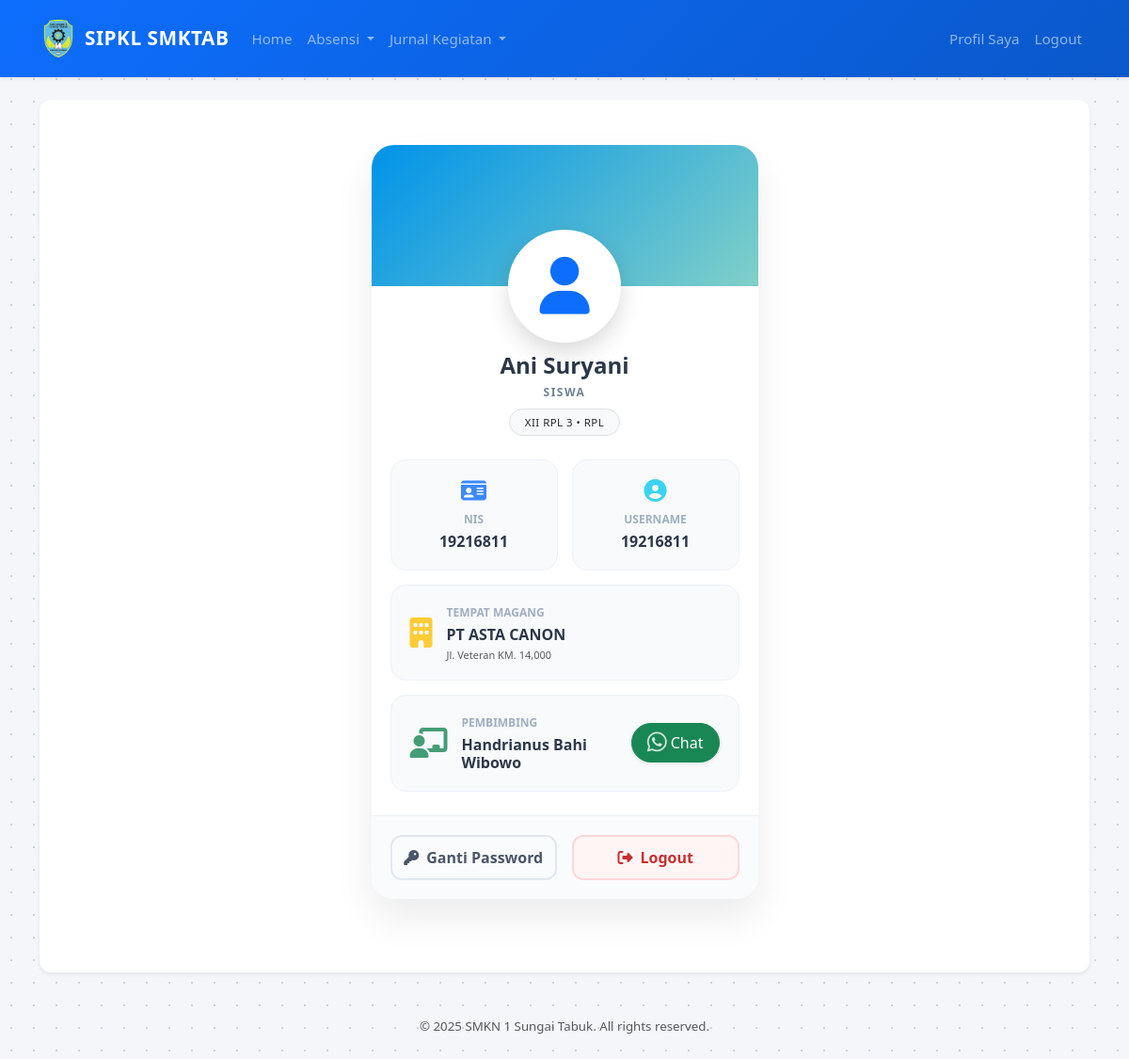
Page /index.php?page=profil (signed in) on the committed database.
### tables this page shows
CREATE TABLE `siswa` (
  `id_siswa` int(11) NOT NULL,
  `nis` varchar(20) NOT NULL,
  `nama_lengkap` varchar(100) NOT NULL,
  `jurusan` varchar(50) DEFAULT NULL,
  `kelas` varchar(10) DEFAULT NULL,
  `id_perusahaan` int(11) DEFAULT NULL,
  `id_pembimbing` int(11) DEFAULT NULL
);

CREATE TABLE `users` (
  `id` int(11) NOT NULL,
  `username` varchar(50) NOT NULL,
  `password` varchar(255) NOT NULL,
  `role` enum('admin','siswa','pembimbing') NOT NULL,
  `id_ref` int(11) DEFAULT NULL
);

CREATE TABLE `perusahaan` (
  `id_perusahaan` int(11) NOT NULL,
  `nama_perusahaan` varchar(100) NOT NULL,
  `alamat` text DEFAULT NULL,
  `kontak_person` varchar(100) DEFAULT NULL,
  `no_telp` varchar(20) DEFAULT NULL,
  `hari_kerja` varchar(50) NOT NULL DEFAULT '1,2,3,4,5'
);

CREATE TABLE `pembimbing` (
  `id_pembimbing` int(11) NOT NULL,
  `nip` varchar(30) DEFAULT NULL,
  `nama_guru` varchar(100) NOT NULL,
  `no_telp` varchar(20) DEFAULT NULL
);

### pages/profil.php (the view, shortened to what this page needs)
<?php
$user_id = $_SESSION['user_id'];
$id_ref = $_SESSION['id_ref'];
$role = $_SESSION['role'];
$profil_data = [];
$username = "";
$theme_color = 'primary';
if ($role == 'siswa') {
    $theme_color = 'primary';
} elseif ($role == 'pembimbing') {
    $theme_color = 'success';
    $bg_gradient = 'linear-gradient(135deg, #11998e 0%, #38ef7d 100%)';
}
try {
    $stmt = $pdo->prepare("SELECT username FROM users WHERE id = :id");
    $stmt->execute(['id' => $user_id]);
    $user = $stmt->fetch(PDO::FETCH_ASSOC);
    $username = $user['username'];
    if ($role == 'siswa') {
        $stmt = $pdo->prepare("SELECT s.nis, s.nama_lengkap, s.jurusan, s.kelas,
                       p.nama_perusahaan, p.alamat as alamat_perusahaan,
                       g.nama_guru, g.no_telp as telp_guru
                FROM siswa s
                LEFT JOIN perusahaan p ON s.id_perusahaan = p.id_perusahaan
                LEFT JOIN pembimbing g ON s.id_pembimbing = g.id_pembimbing
                WHERE s.id_siswa = :id");
        $stmt->execute(['id' => $id_ref]);
        $profil_data = $stmt->fetch(PDO::FETCH_ASSOC);
    } elseif ($role == 'admin') {
        $profil_data = ['nama_lengkap' => 'Administrator'];
    }
} catch (PDOException $e) { echo "Error: " . $e->getMessage(); }
$display_name = $username;
if ($role == 'siswa' && !empty($profil_data['nama_lengkap'])) $display_name = $profil_data['nama_lengkap'];
elseif ($role == 'pembimbing' && !empty($profil_data['nama_guru'])) $display_name = $profil_data['nama_guru'];
elseif ($role == 'admin') $display_name = "Administrator";
?>
<div class="row justify-content-center">
    <div class="col-lg-5 col-md-8 col-sm-12">
        <div class="profile-card">
            <div class="profile-cover">
                <div class="profile-avatar">
                    <i class="fas fa-user fa-4x text-<?php echo $theme_color; ?>"></i>
                </div>
            </div>
            <div class="profile-info">
                <h2 class="user-name"><?php echo htmlspecialchars($display_name); ?></h2>
                <div class="user-role"><?php echo ucfirst($role); ?></div>
                <?php if ($role == 'siswa'): ?>
                    <div class="mt-2 badge bg-light text-dark border px-3 py-2 rounded-pill">
                        <?php echo htmlspecialchars($profil_data['kelas'] . " • " . $profil_data['jurusan']); ?>
                    </div>
                <?php endif; ?>
            </div>
            <?php if ($role == 'siswa'): ?>
            <div class="info-grid">
                <div class="data-box">
                    <i class="fas fa-id-card text-primary"></i>
                    <span class="data-label">NIS</span>
                    <div class="data-value"><?php echo htmlspecialchars($profil_data['nis']); ?></div>
                </div>
                <div class="data-box">
                    <i class="fas fa-user-circle text-info"></i>
                    <span class="data-label">Username</span>
                    <div class="data-value"><?php echo htmlspecialchars($username); ?></div>
                </div>
                <div class="data-box wide">
                    <div class="content-left">
                        <i class="fas fa-building text-warning main-icon"></i>
                        <div>
                            <span class="data-label">Tempat Magang</span>
                            <?php if (!empty($profil_data['nama_perusahaan'])): ?>
                                <div class="data-value"><?php echo htmlspecialchars($profil_data['nama_perusahaan']); ?></div>
                                <small class="text-muted d-block mt-1" style="font-size: 11px; line-height: 1.2;">
                                    <?php echo htmlspecialchars($profil_data['alamat_perusahaan']); ?>
                                </small>
                            <?php else: ?>
                                <div class="text-danger fw-bold small">Belum Penempatan</div>
                            <?php endif; ?>
                        </div>
                    </div>
                </div>
                <div class="data-box wide">
                    <div class="content-left">
                        <i class="fas fa-chalkboard-teacher text-success main-icon"></i>
                        <div>
                            <span class="data-label">Pembimbing</span>
                            <?php if (!empty($profil_data['nama_guru'])): ?>
                                <div class="data-value"><?php echo htmlspecialchars($profil_data['nama_guru']); ?></div>
                            <?php else: ?>
                                <div class="text-danger fw-bold small">Belum Ditentukan</div>
                            <?php endif; ?>
                        </div>
                    </div>
                    <?php if (!empty($profil_data['nama_guru']) && !empty($profil_data['telp_guru'])): ?>
                        <div class="ms-2">
                            <a href="https://wa.me/<?php echo preg_replace('/^0/', '62', preg_replace('/[^0-9]/', '', $profil_data['telp_guru'])); ?>"
                               target="_blank"
                               class="btn btn-success rounded-pill d-flex align-items-center shadow-sm px-3 py-2">
                                <i class="fab fa-whatsapp fa-lg me-1 mt-2"></i> Chat
                            </a>
                        </div>
                    <?php endif; ?>
                </div>
            </div>
            <?php endif; ?>
            <div class="action-area">
                <div class="row g-3">
                    <div class="col-6">
                        <a href="index.php?page=ganti_password" class="btn btn-custom-outline">
                            <i class="fas fa-key me-2"></i> Ganti Password
                        </a>
                    </div>
                    <div class="col-6">
                        <a href="logout.php" class="btn btn-custom-danger">
                            <i class="fas fa-sign-out-alt me-2"></i> Logout
                        </a>
                    </div>
                </div>
            </div>
        </div>
    </div>
</div>

### assets/css/style.css (style rules this page uses)
body { font-family: 'Poppins', sans-serif; background-color: #f4f6f9; color: #444; font-size: 0.95rem; }
h1, h2, h3, h4, h5, h6 { font-weight: 600; color: #2c3e50; }
.badge { padding: 0.5em 0.8em; font-weight: 500; border-radius: 6px; letter-spacing: 0.5px; }
.btn { border-radius: 8px; padding: 8px 16px; font-weight: 500; transition: 0.2s; }
body { background-color: #f5f7fa; background-image: radial-gradient(#cbd5e1 1.5px, transparent 1.5px); background-size: 24px 24px; min-height: 100vh; margin: 0; }

### rows in the picture
siswa: nama_lengkap "Ani Suryani", kelas+jurusan "XII RPL 3 • RPL", nis "19216811", id_perusahaan.nama_perusahaan "PT ASTA CANON", id_perusahaan.alamat "Jl. Veteran KM. 14,000", id_pembimbing.nama_guru "Handrianus Bahi Wibowo"
users: username "19216811"

### other values in the picture
$role "SISWA"
